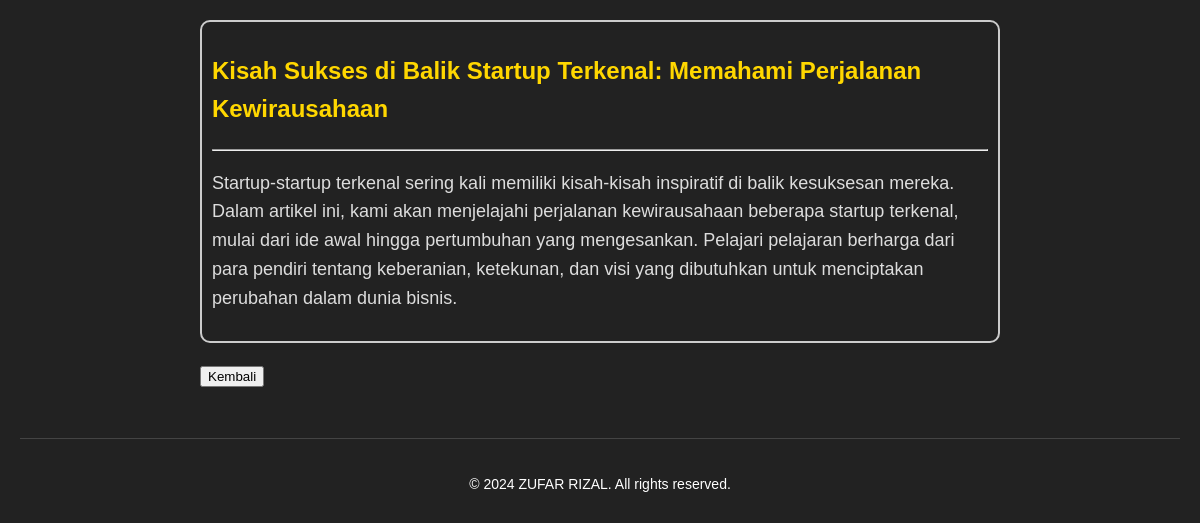
Screenshot of /article.php?id=15 with the database file from the repository.
### tables this page shows
CREATE TABLE `articles` (
  `id` int(11) NOT NULL,
  `title` varchar(255) NOT NULL,
  `content` text NOT NULL,
  `created_at` timestamp NOT NULL DEFAULT current_timestamp()
);

### article.php (the view, shortened to what this page needs)
<!DOCTYPE html>
<html lang="en">
<head>
    <link rel="stylesheet" href="style.css">
</head>
<body>
    <div class="container">
        <?php
        $servername = "localhost";
        $username = "root";
        $password = "";
        $dbname = "articles";
        $conn = new mysqli($servername, $username, $password, $dbname);
        if (isset($_GET['id']) && !empty($_GET['id'])) {
            $article_id = $_GET['id'];
            $sql = "SELECT * FROM articles WHERE id = $article_id";
            $result = $conn->query($sql);
            if ($result->num_rows > 0) {
                $row = $result->fetch_assoc();
                echo "<div class='post'>";
                echo "<h2>" . $row["title"] . "</h2>";
                echo "<hr/>";
                echo "<p>" . $row["content"] . "</p>";
                echo "</div>";
                echo "<a href='index.php'><button>Kembali</button></a>";
            } else {
                echo "Artikel tidak ditemukan.";
            }
        } else {
            echo "ID artikel tidak valid.";
        }
        ?>
    </div>
    <footer>
        <p>© 2024 ZUFAR RIZAL. All rights reserved.</p>
    </footer>
</body>
</html>

### style.css (style rules this page uses)
body { font-family: Arial, sans-serif; background-color: #222; color: #fff; padding: 20px; margin: 0; line-height: 1.6; }
.container { max-width: 800px; margin: auto; }
h2 { font-size: 24px; }
p { font-size: 18px; }
.post { border: 2px solid #ccc; border-radius: 10px; padding: 10px; margin-bottom: 20px; }
.post h2 { color: #ffd700; }
.post p { color: #ddd; }
footer { text-align: center; margin-top: 50px; padding-top: 20px; border-top: 1px solid #444; }
footer p { font-size: 14px; }

### rows the page displays
articles: title "Kisah Sukses di Balik Startup Terkenal: Memahami Perjalanan Kewirausahaan", content "Startup-startup terkenal sering kali memiliki kisah-kisah inspiratif di balik kesuksesan mereka. Dalam artikel ini, kami akan menjelajahi perjalanan kewirausahaan beberapa startup terkenal, mulai dari ide awal hingga pertumbuhan yang mengesankan. Pelajari pelajaran berharga dari para pendiri tentang keberanian, ketekunan, dan visi yang dibutuhkan untuk menciptakan perubahan dalam dunia bisnis."
